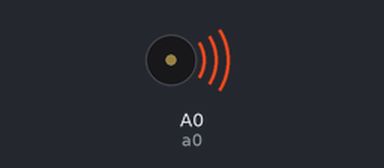
Bench run of a program on a simulated Adafruit PyPortal running CircuitPython. On the bench: buzzer (waves = sounding). The interpreter's speed is modelled, so counts of loop turns are approximate; audio playback is drawn as a buzzer; library files of the repository ran but are not shown: adafruit_logo_vector.py; what the program prints to the serial console is not drawn.

Above: at 0.1 s.
Timing chart, 0 to 1.6 s (numbered marks = the images above):
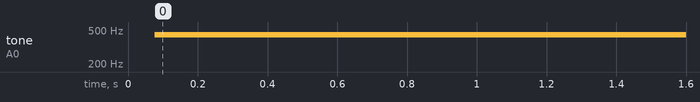

Measured:
- by itself, tone on A0 (a0): silent → 440 Hz at 0.08 s

The program:

scope_xy_adafruitlogo.py
```python
### scope-xy-adafruitlogo v1.0

"""Output a logo to an oscilloscope in X-Y mode on an Adafruit M4
board like Feather M4 or PyGamer (best to disconnect headphones).
"""

### copy this file to PyGamer (or other M4 board) as code.py

### MIT License

### Copyright (c) 2019 Kevin J. Walters

### Permission is hereby granted, free of charge, to any person obtaining a copy
### of this software and associated documentation files (the "Software"), to deal
### in the Software without restriction, including without limitation the rights
### to use, copy, modify, merge, publish, distribute, sublicense, and/or sell
### copies of the Software, and to permit persons to whom the Software is
### furnished to do so, subject to the following conditions:

### The above copyright notice and this permission notice shall be included in all
### copies or substantial portions of the Software.

### THE SOFTWARE IS PROVIDED "AS IS", WITHOUT WARRANTY OF ANY KIND, EXPRESS OR
### IMPLIED, INCLUDING BUT NOT LIMITED TO THE WARRANTIES OF MERCHANTABILITY,
### FITNESS FOR A PARTICULAR PURPOSE AND NONINFRINGEMENT. IN NO EVENT SHALL THE
### AUTHORS OR COPYRIGHT HOLDERS BE LIABLE FOR ANY CLAIM, DAMAGES OR OTHER
### LIABILITY, WHETHER IN AN ACTION OF CONTRACT, TORT OR OTHERWISE, ARISING FROM,
### OUT OF OR IN CONNECTION WITH THE SOFTWARE OR THE USE OR OTHER DEALINGS IN THE
### SOFTWARE.

import time
import math
import array

import board
import audioio
import analogio

### Vector data for logo
import adafruit_logo_vector

VECTOR_POINT_SPACING = 3

def addpoints(points, min_dist):
    """Add extra points to any lines if length is greater than min_dist"""

    newpoints = []
    original_len = len(points)
    for pidx in range(original_len):
        px1, py1 = points[pidx]
        px2, py2 = points[(pidx + 1) % original_len]

        ### Always keep the original point
        newpoints.append((px1, py1))

        diff_x = px2 - px1
        diff_y = py2 - py1
        dist = math.sqrt(diff_x ** 2 + diff_y ** 2)
        if dist > min_dist:
            ### Calculate extra intermediate points plus one
            extrasp1 = int(dist // min_dist) + 1
            for extra_idx in range(1, extrasp1):
                ratio = extra_idx / extrasp1
                newpoints.append((px1 + diff_x * ratio,
                                  py1 + diff_y * ratio))
        ### Two points define a straight line
        ### so no need to connect final point back to first
        if original_len == 2:
            break

    return newpoints

### pylint: disable=invalid-name
### If logo is off centre then correct it here
if adafruit_logo_vector.offset_x != 0 or adafruit_logo_vector.offset_y != 0:
    data = []
    for part in adafruit_logo_vector.data:
        newpart = []
        for point in part:
            newpart.append((point[0] - adafruit_logo_vector.offset_x,
                            point[1] - adafruit_logo_vector.offset_y))
        data.append(newpart)
else:
    data = adafruit_logo_vector.data


### Add intermediate points to make line segments for each part
### look like continuous lines on x-y oscilloscope output
display_data = []
for part in data:
    display_data.extend(addpoints(part, VECTOR_POINT_SPACING))

### PyPortal DACs seem to stop around 53000 and there's 2 100 ohm resistors
### on output so maybe large values aren't good idea?
### 32768 and 32000 exhibit this bug but 25000 so far appears to be a
### workaround, albeit a mysterious one
### https://github.com/adafruit/circuitpython/issues/1992
### Using "h" for audioio.RawSample() DAC range will be 20268 to 45268
dac_x_min = 0
dac_y_min = 0
dac_x_max = 25000
dac_y_max = 25000
dac_x_mid = dac_x_max // 2
dac_y_mid = dac_y_max // 2

### Convert the points into format suitable for audio library
### and scale to the DAC range used by the library
### Intentionally using "h" data representation here as this happens to
### cause the CircuitPython audio libraries to make a copy of
### rawdata which is useful to allow animating code to modify rawdata
### without affecting current DAC output
rawdata = array.array("h", (2 * len(display_data)) * [0])

range_x = 512.0
range_y = 512.0
halfrange_x = range_x / 2
halfrange_y = range_y / 2
mid_x = 256.0
mid_y = 256.0
mult_x = dac_x_max / range_x
mult_y = dac_y_max / range_y

### https://github.com/adafruit/circuitpython/issues/1992
print("length of rawdata", len(rawdata))

use_wav = True
poor_wav_bug_workaround = False
leave_wav_looping = True

### A0 will be x, A1 will be y
if use_wav:
    print("Using audioio.RawSample for DACs")
    dacs = audioio.AudioOut(board.A0, right_channel=board.A1)
else:
    print("Using analogio.AnalogOut for DACs")
    a0 = analogio.AnalogOut(board.A0)
    a1 = analogio.AnalogOut(board.A1)

### 10Hz is about ok for AudioOut, optimistic for AnalogOut
frame_t = 1/10
prev_t = time.monotonic()
angle = 0  ### in radians
frame = 1
while True:
    ##print("Transforming data for frame:", frame, "at", prev_t)

    ### Rotate the points of the vector graphic around its centre
    idx = 0
    sine = math.sin(angle)
    cosine = math.cos(angle)
    for px, py in display_data:
        pcx = px - mid_x
        pcy = py - mid_y
        dac_a0_x = round((-sine * pcx + cosine * pcy + halfrange_x) * mult_x)
        ### Keep x position within legal values (if needed)
        ##dac_a0_x = min(dac_a0_x, dac_x_max)
        ##dac_a0_x = max(dac_a0_x, 0)
        dac_a1_y = round((sine * pcy + cosine * pcx + halfrange_y) * mult_y)
        ### Keep y position within legal values (if needed)
        ##dac_a1_y = min(dac_a1_y, dac_y_max)
        ##dac_a1_y = max(dac_a1_y, 0)
        rawdata[idx] = dac_a0_x - dac_x_mid      ### adjust for "h" array
        rawdata[idx + 1] = dac_a1_y - dac_y_mid  ### adjust for "h" array
        idx += 2

    if use_wav:
        ### 200k (maybe 166.667k) seems to be practical limit
        ### 1M permissible but seems same as around 200k
        output_wave = audioio.RawSample(rawdata,
                                        channel_count=2,
                                        sample_rate=200 * 1000)

        ### The image may "warp" sometimes with loop=True due to a strange bug
        ### https://github.com/adafruit/circuitpython/issues/1992
        if poor_wav_bug_workaround:
            while True:
                dacs.play(output_wave)
                if time.monotonic() - prev_t >= frame_t:
                    break
        else:
            dacs.play(output_wave, loop=True)
            while time.monotonic() - prev_t < frame_t:
                pass
            if not leave_wav_looping:
                dacs.stop()
    else:
        while True:
            ### This gives a very flickery image with 4932 points
            ### slight flicker at 2552
            ### might be ok for 1000
            for idx in range(0, len(rawdata), 2):
                a0.value = rawdata[idx]
                a1.value = rawdata[idx + 1]
            if time.monotonic() - prev_t >= frame_t:
                break
    prev_t = time.monotonic()
    angle += math.pi / 180 * 3 ### 72 degrees per frame
    frame += 1
```
